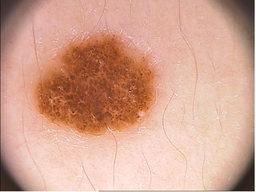
#> input picture LAB3/lab3_images/training/IMD016.bmp, 256 x 192 px, shrunk from 765 x 573 before the run
$ jupyter execute exo2.ipynb   (older library calls are emulated)
#> lines starting #> are read from the running program, lines starting #| are printed output that depends on the picture; after the words box and inside, x2 and y2 are one past the last pixel; in counts of white or black regions, pixels touching at a corner belong together
# Gabor filter :
These filters have been shown to possess optimal localization properties in both spatial and frequency domains and thus are well-suited for texture segmentation problems.
Gabor filters are special classes of bandpass filters, i.e., they allow a certain ‘band’ of frequencies and reject the others. A Gabor filter can be viewed as a sinusoidal signal of particular frequency and orientation, modulated by a Gaussian wave

[cell 1]
import cv2
import numpy as np
import matplotlib.pyplot as plt

ksize = (100, 100)  # Kernel size
sigma = 5  # Standard deviation of the Gaussian envelope
theta = np.pi / 3  # Orientation angle in radians
lambd = 10  # Wavelength of the sinusoidal wave
gamma = 0.5  # Aspect ratio
psi = 0  # Phase offset

gabor_kernel = cv2.getGaborKernel(ksize, sigma, theta, lambd, gamma, psi)
plt.imshow(gabor_kernel, cmap="gray")
plt.title("Gabor Kernel")
plt.axis("off")
plt.show()
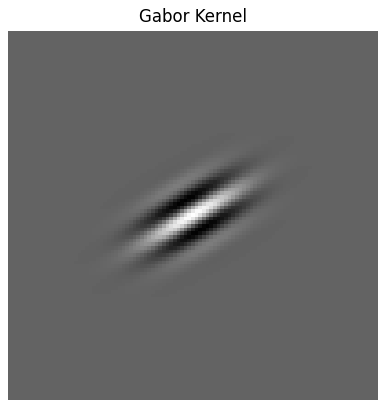
#> figure drawn by matplotlib, 1 panel

### Gabor Kernel Formula
The Gabor kernel \( g(x, y) \) is defined as:

$$
g(x, y; \lambda, \theta, \psi, \sigma, \gamma) = \exp\left(-\frac{x'^2 + \gamma^2 y'^2}{2 \sigma^2}\right) \cos\left(2 \pi \frac{x'}{\lambda} + \psi\right)
$$

Where:
- $ x' = x \cos(\theta) + y \sin(\theta) $: The rotated x-coordinate.
- $ y' = -x \sin(\theta) + y \cos(\theta) $: The rotated y-coordinate.

### Parameters:
1. **$\lambda$ (Wavelength)**: The distance between consecutive peaks of the sinusoidal wave.
2. **$\theta$ (Orientation)**: The angle of the normal to the parallel stripes of the Gabor function.
3. **$\psi$ (Phase Offset)**: The phase of the sinusoidal wave (e.g., 0 for cosine, \(\pi/2\) for sine).
4. **$\sigma$ (Standard Deviation)**: The width of the Gaussian envelope, controlling the scale of the filter.
5. **$\gamma$ (Aspect Ratio)**: The ratio between the x and y dimensions of the Gaussian envelope. A value less than 1 elongates the filter along the orientation axis.

### Components:
1. **Gaussian Envelope**:
   $$
   \exp\left(-\frac{x'^2 + \gamma^2 y'^2}{2 \sigma^2}\right)
   $$

2. **Sinusoidal Component**:
   $$
   \cos\left(2 \pi \frac{x'}{\lambda} + \psi\right)
   $$

The kernel combines these two components to detect features in an image with specific frequencies, orientations, and scales.

[cell 2]
import cv2
import numpy as np
from sklearn.ensemble import RandomForestClassifier
from sklearn.metrics import accuracy_score

image = cv2.imread("lab3_images/training/IMD016.bmp", cv2.IMREAD_GRAYSCALE)
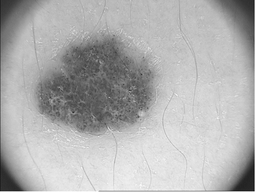
#> image: shape (192, 256); min 9, max 255, mean 175.5
label = cv2.imread("lab3_images/training/IMD016_label.bmp", cv2.IMREAD_GRAYSCALE)
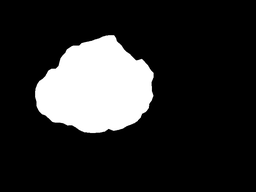
#> input picture LAB3/lab3_images/training/IMD016_label.bmp, 256 x 192 px, shrunk from 765 x 573 before the run
#> label is the input picture: shape (192, 256); min 0, max 255, mean 42.9
if label is None:
    raise ValueError(
        "Failed to load IMD016_label.BMP. Ensure the file format is correct."
    )


# get different combination for the params of the gabor kernel
def generate_gabor_kernels():
    kernels = []
    for theta in range(8):  # 8 orientations
        theta_rad = theta * np.pi / 4
        for sigma in (1, 4):  # 3 scales
            for lamda in (8, 16):  # 2 wavelengths
                kernel = cv2.getGaborKernel(
                    (15, 15), sigma, theta_rad, lamda, 0.5, 0, ktype=cv2.CV_32F
                )
                kernels.append(kernel)
    return kernels


kernels = generate_gabor_kernels()

[cell 3]
import os

print(os.path.exists("lab3_images/training/IMD016_label.bmp"))

[cell 4]
# apply yhe gabor filter on the image
filtered_images = [cv2.filter2D(image, cv2.CV_8UC3, kernel) for kernel in kernels]
#> filtered_images = 32 items

plt.figure(figsize=(12, 8))
for i, (kernel, filtered) in enumerate(zip(kernels, filtered_images)):
    plt.subplot(4, len(kernels) // 4, i + 1)
    plt.imshow(filtered, cmap="gray")
    plt.title(f"Filter {i+1}")
    plt.axis("off")
#> this loop made 32 passes
plt.show()
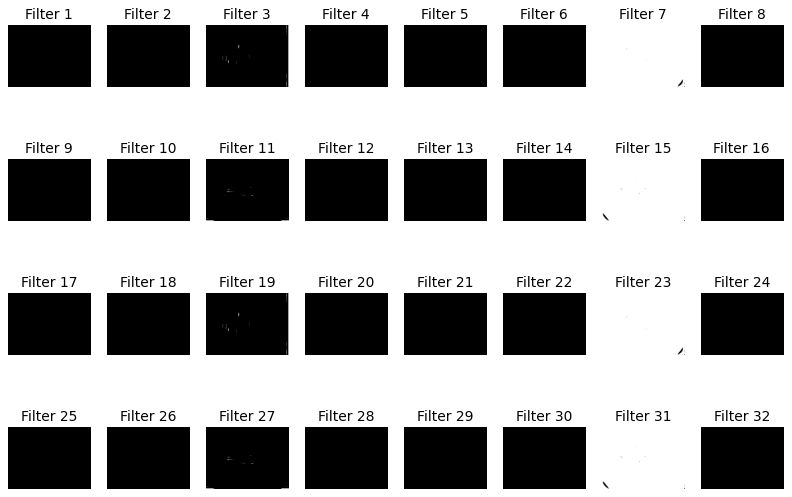
#> figure drawn by matplotlib, 32 panels

[cell 5]
def extract_features(image, kernels, original_image=None):
    gabor_features = [
        cv2.filter2D(image, cv2.CV_8UC3, kernel).flatten() for kernel in kernels
    ]
#> gabor_features = 32 items
    if original_image is not None:
        original_feature = original_image.flatten()
        features = np.vstack([original_feature] + gabor_features).T
    else:
        # use only Gabor features
        features = np.vstack(gabor_features).T
    return features

[cell 6]
X_train = extract_features(image, kernels, original_image=image)
y_train = label.flatten()
clf = RandomForestClassifier(n_estimators=100, random_state=42)
clf.fit(X_train, y_train)

[cell 7]
test_image = cv2.imread("lab3_images/testing/IMD002.bmp", cv2.IMREAD_GRAYSCALE)
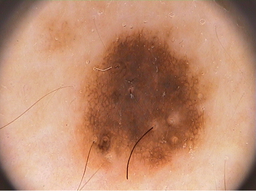
#> input picture LAB3/lab3_images/testing/IMD002.bmp, 256 x 191 px, shrunk from 765 x 572 before the run
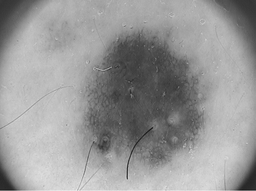
#> test_image: shape (191, 256); min 25, max 234, mean 151.5
X_test = extract_features(test_image, kernels, original_image=test_image)
y_pred = clf.predict(X_test)
segmented_image = y_pred.reshape(test_image.shape)
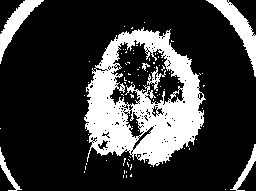
#> segmented_image: shape (191, 256); 22.9% white; 87 white regions (80 under 20 px), largest, box (x1, y1, x2, y2) and area: (84, 27, 206, 167) 8617, (206, 0, 256, 77) 974, (0, 0, 44, 64) 766

true_label = cv2.imread("lab3_images/testing/IMD002_label.bmp", cv2.IMREAD_GRAYSCALE)
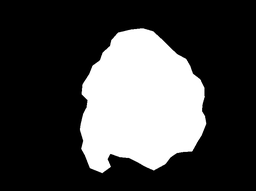
#> input picture LAB3/lab3_images/testing/IMD002_label.bmp, 256 x 191 px, shrunk from 765 x 572 before the run
#> true_label is the input picture: shape (191, 256); min 0, max 255, mean 70.1

plt.figure(figsize=(12, 6))
plt.subplot(1, 2, 1)
plt.imshow(segmented_image, cmap="gray")
plt.title("Segmented Image")
plt.axis("off")

plt.subplot(1, 2, 2)
plt.imshow(true_label, cmap="gray")
plt.title("True Label")
plt.axis("off")
plt.show()
